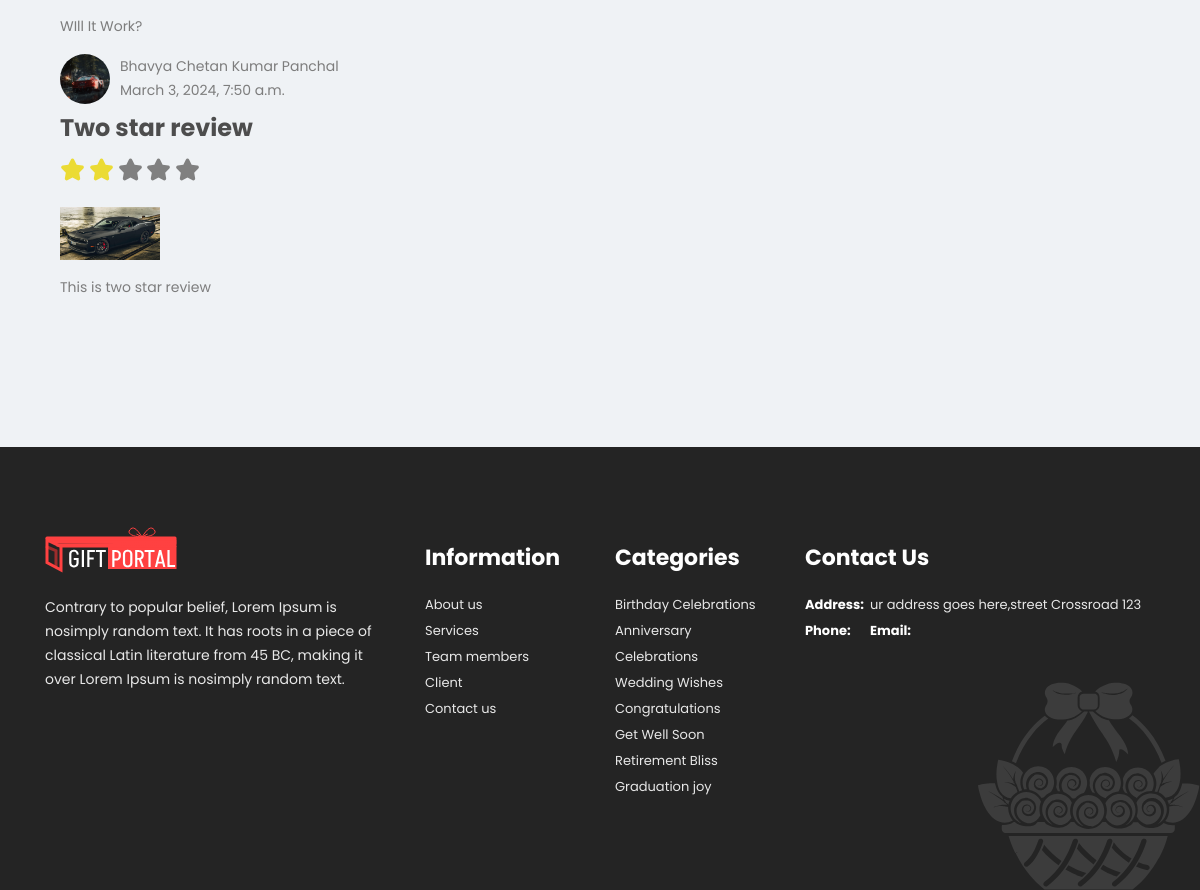
Page /product-details/7 (signed in, lower part) on the earlier database version.
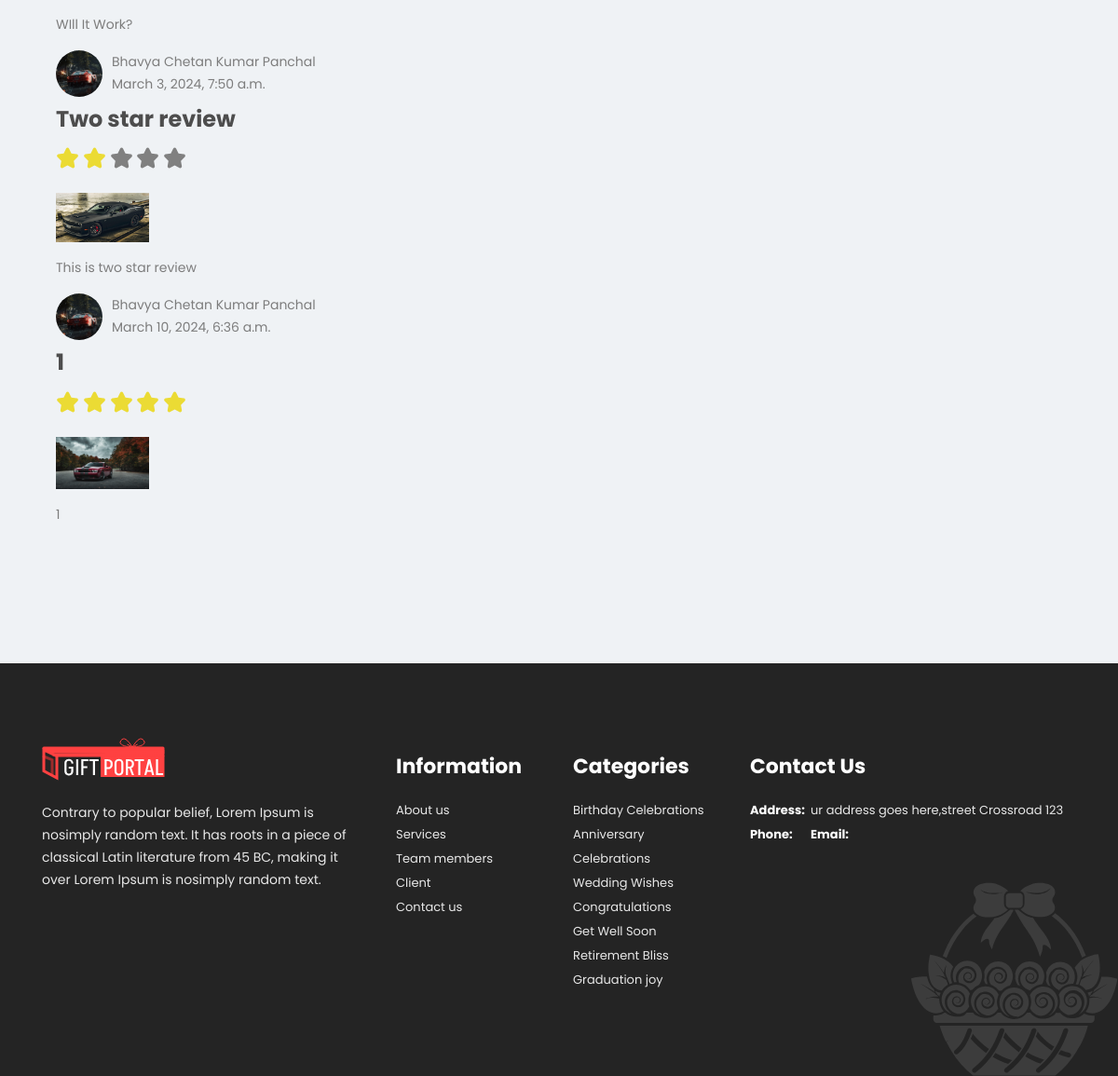
Same page on the later database version.
### giftapp/models.py (models this page shows, shortened)
class feedbacktable(models.Model):
    review_name = models.CharField(max_length=150, default='Default Review Name')
    user_id = models.ForeignKey(usertable, on_delete=models.CASCADE)
    p_id = models.ForeignKey(producttable, on_delete=models.CASCADE)
    comment=models.TextField()
    rating=models.IntegerField()
    submit_on = models.DateTimeField(auto_now=True)

class usertable(models.Model):
    u_name=models.CharField(max_length=20)
    u_email=models.CharField(max_length=20)
    u_password=models.CharField(max_length=25)
    u_phone=models.BigIntegerField()
    u_status=models.IntegerField(choices=U_STATUS, default=0)
    u_image=models.ImageField()
    u_type=models.CharField(max_length=10)
    dob=models.DateField()
    is_verified=models.BooleanField(default=False)
    comments=models.CharField(max_length=100, default="")
    u_address=models.TextField(default="")
    def user_photo(self):
       return mark_safe('<img src="{}" width="100"/>'.format(self.u_image.url))
    user_photo.allow_tags = True

class MultipleFeedBackImage(models.Model):
    f_id = models.ForeignKey(feedbacktable, on_delete=models.CASCADE)
    f_image=models.FileField()

### giftapp/views.py (the view)
# urls.py: path("product-details/<int:id>", views.prodDetails, name="product-details"),
def prodDetails(request, id):
    fetchProduct = producttable.objects.get(id=id)
    fetchImage = multipleImage.objects.filter(p_id=id)
    fetchReview = feedbacktable.objects.filter(p_id=id)
    fetchUser = usertable.objects.all()
    review_multi_image = {}
    for revw in fetchReview:
        image = MultipleFeedBackImage.objects.filter(f_id=revw)
        review_multi_image[revw] = image
    return render(request, "product-details.html", {'data':fetchProduct, 'images': fetchImage, 'review':fetchReview, 'review_multi_image':review_multi_image, 'user':fetchUser})

### giftapp/context_processors.py (called while the page is built)
def user_data(request):
    user_id = request.session.get('u_id')
    seller = False
    user_data = None
    fetchCartData = 0
    fetchCart = None
    if user_id:
        try:
            user_data = usertable.objects.get(id=user_id)
            fetchCartData = carttable.objects.filter(userid=user_data).count()
            fetchCart = carttable.objects.filter(userid=usertable.objects.get(id=request.session['u_id']))
            if user_data.u_type == "seller":
                seller = True
        except usertable.DoesNotExist:
            pass
    return {'user_data': user_data,
            'seller': seller, 'cartCount': fetchCartData, 'cartData': fetchCart, 'fetchCart': fetchCart}

### giftapp/templates/product-details.html (shortened to what this page needs)
<!doctype html>
{% load static %}
<html class="no-js" lang="en">
    <head>
        <link rel="stylesheet" href="{% static 'css/bootstrap.min.css' %}" />
        <link rel="stylesheet" href="{% static 'css/font-awesome.min.css' %}" />
        <link rel="stylesheet" href="{% static 'css/ionicons.min.css' %}" />
        <link rel="stylesheet" href="{% static 'css/plugins.css' %}" />
        <link rel="stylesheet" href="{% static 'style.css' %}" />
    </head>
<body>
<div id="main-wrapper" class="section">
    {% include 'includes/header.html' %}
    <div class="product-section section pt-110 pb-90">
        <div class="container">
                <div class="tab-content col-12">
                    <div class="pro-info-tab tab-pane active widthFull" id="reviews">
                         <div class="contact-form no-padding">
                            <div class="rev_disp">
                            {% for review, images in review_multi_image.items %}
                            {% for user in user %}
                                {% if user.id == review.user_id.id %}
                                <div class="imgUserDet">
                                <div>
                                <img src="{{ user.u_image.url }}" class="user_image" alt="{{ user.u_name }}'s Photo">
                                </div>
                                <div>
                                    <span>{{ user.u_name }}</span>
                                    <br>
                                    <span>{{review.submit_on}}</span>
                                </div>
                            </div>
                                {% endif %}
                            {% endfor %}
                            <h4 class="rev_title">{{ review.review_name }}</h4>
                            <div class="flex_rev_img">
                            {% for image in images %}
                                <img src="{{ image.f_image.url }}" class="rev_image" alt="Feedback Image">
                            {% endfor %}
                        </div>
                            <p class="rev_comment">{{ review.comment }}</p>
                            {% endfor %}
                         </div>
                        </div>
                    </div>
                </div>
            </div>
        </div>
    </div>
    {% include 'includes/footer.html' %}
</body>
</html>

Differences in the rows shown:
added feedbacktable: submit_on "March 10, 2024, 6:36 a.m.", review_name "1", rating 5 (drawn), comment "1", usertable (u_image (picture), u_name "Bhavya Chetan Kumar Panchal")
added MultipleFeedBackImage: f_image (picture), shown under "1"
